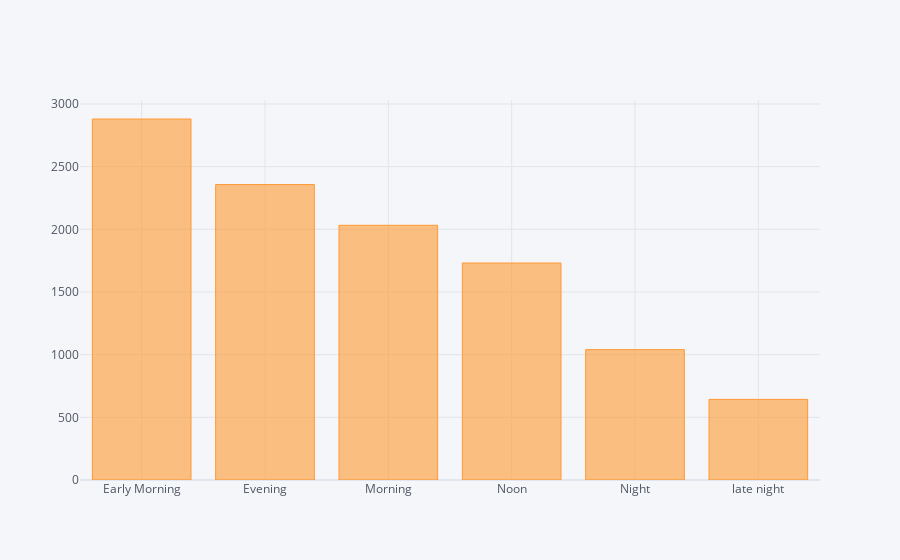

The code cell stored with this chart in its notebook:
### Code cell
data['Dep_Time_hour'].apply(flight_dep_time).value_counts().iplot(kind ='bar')

### Figure 1 — Plotly figure (JSON) as saved in the notebook; plotly's stock layout.template omitted (floating-point values rounded to 4 significant figures)
{"data": [{"marker": {"color": "rgba(255, 153, 51, 0.6)", "line": {"color": "rgba(255, 153, 51, 1.0)", "width": 1}}, "name": "count", "orientation": "v", "text": "", "type": "bar", "x": ["Early Morning", "Evening", "Morning", "Noon", "Night", "late night"], "y": [2880, 2357, 2032, 1731, 1040, 643]}], "layout": {"legend": {"bgcolor": "#F5F6F9", "font": {"color": "#4D5663"}}, "paper_bgcolor": "#F5F6F9", "plot_bgcolor": "#F5F6F9", "title": {"font": {"color": "#4D5663"}}, "xaxis": {"gridcolor": "#E1E5ED", "showgrid": true, "tickfont": {"color": "#4D5663"}, "title": {"font": {"color": "#4D5663"}, "text": ""}, "zerolinecolor": "#E1E5ED"}, "yaxis": {"gridcolor": "#E1E5ED", "showgrid": true, "tickfont": {"color": "#4D5663"}, "title": {"font": {"color": "#4D5663"}, "text": ""}, "zerolinecolor": "#E1E5ED"}}}
